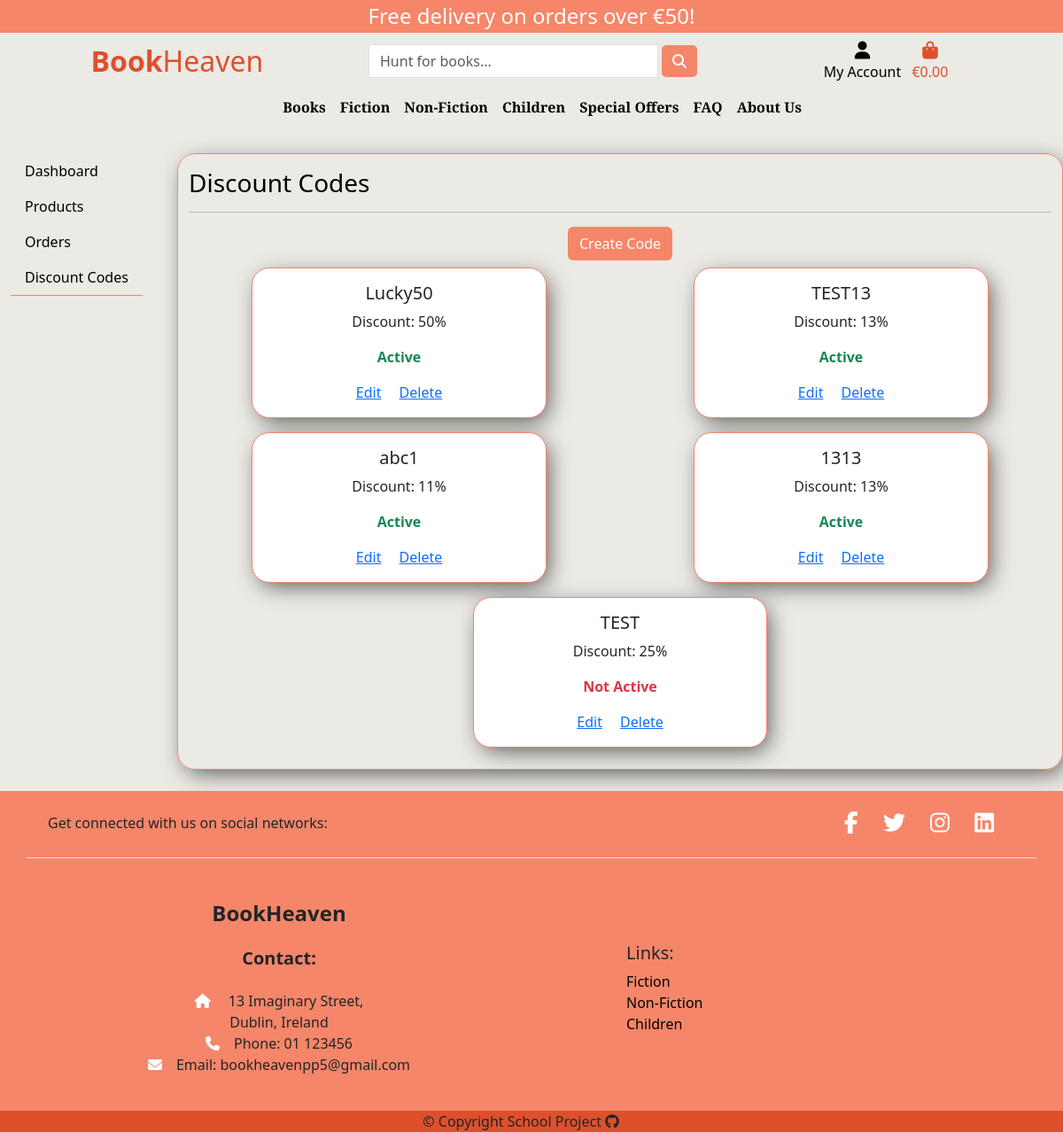
The app's page /admin_panel/discount_codes/ (signed in), older data.
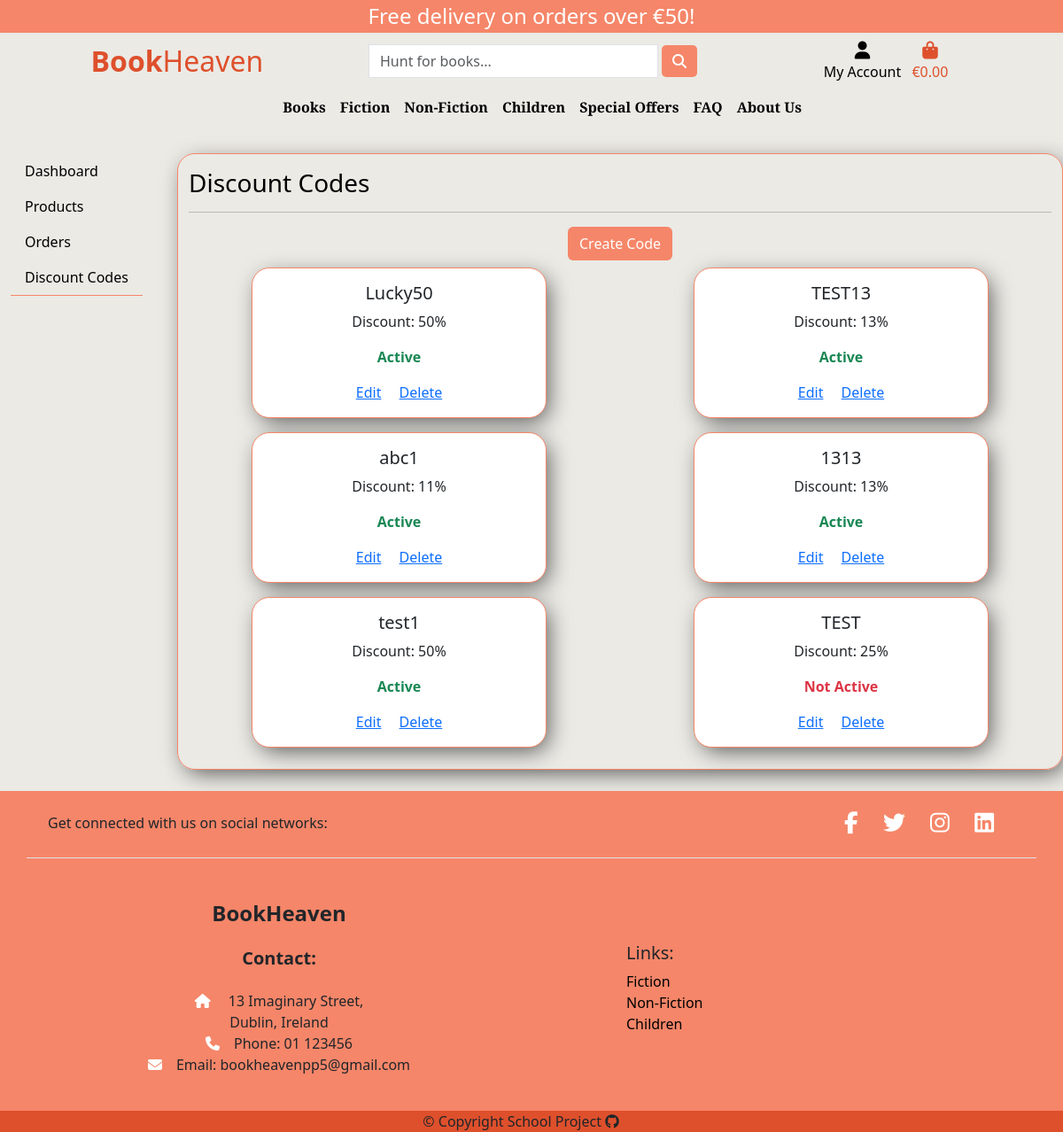
The same page, newer data.
### discount_codes/models.py (models this page shows, shortened)
class DiscountCode(models.Model):
    code = models.CharField(max_length=50, unique=True)
    discount = models.IntegerField(
        validators=[MinValueValidator(1), MaxValueValidator(99)])
    active = models.BooleanField(default=True)

### admin_panel/views.py (the view, shortened to what this page needs)
# urls.py: path('discount_codes/', views.admin_discounts, name='admin-discounts'),
@login_required
def admin_discounts(request):
    if not request.user.is_superuser:
        messages.error(request, 'You need admin rights to access this page.')
        return redirect('home')
    discount_codes = DiscountCode.objects.all().order_by('-active')
    form = DiscountCodeForm()
    context = {'discount_codes': discount_codes,
               'form': form, }
    return render(request, 'admin_panel/admin_discount.html', context)

### discount_codes/forms.py
class DiscountCodeForm(forms.ModelForm):
    class Meta:
        model = DiscountCode
        fields = '__all__'

### admin_panel/templates/admin_panel/admin_discount.html (shortened to what this page needs)
{% extends 'admin_panel/admin_base.html' %}
{% block admin_content %}
<h3 class="text-black">Discount Codes</h3>
<hr>
<div class="row d-flex justify-content-around">
    <div class="col-12 text-center">
        <button type="button" class="btn btn-orange" data-bs-toggle="modal" data-bs-target="#formModal">
            Create Code
        </button>
    </div>
    {% if discount_codes %}
    {% for code in discount_codes %}
    <div class="card custom-border col-10 col-md-4 m-2">
        <div class="card-body text-center">
            <h5 class="card-title">{{ code.code }}</h5>
            <p class="card-text">Discount: {{ code.discount }}%</p>
            {% if code.active %}
            <p class="text-success fw-bold">Active</p>
            {% else %}
            <p class="text-danger fw-bold">Not Active</p>
            {% endif %}
            <a href="#" class="card-link">Edit</a>
            <a href="{% url 'admin-discounts-delete' code.id %}" class="card-link">Delete</a>
        </div>
    </div>
    {% endfor %}
    {% endif %}
</div>
{% endblock admin_content %}

Row changes from the older to the newer data that the page shows:
added DiscountCode: code "test1", discount "50", active "Active"
